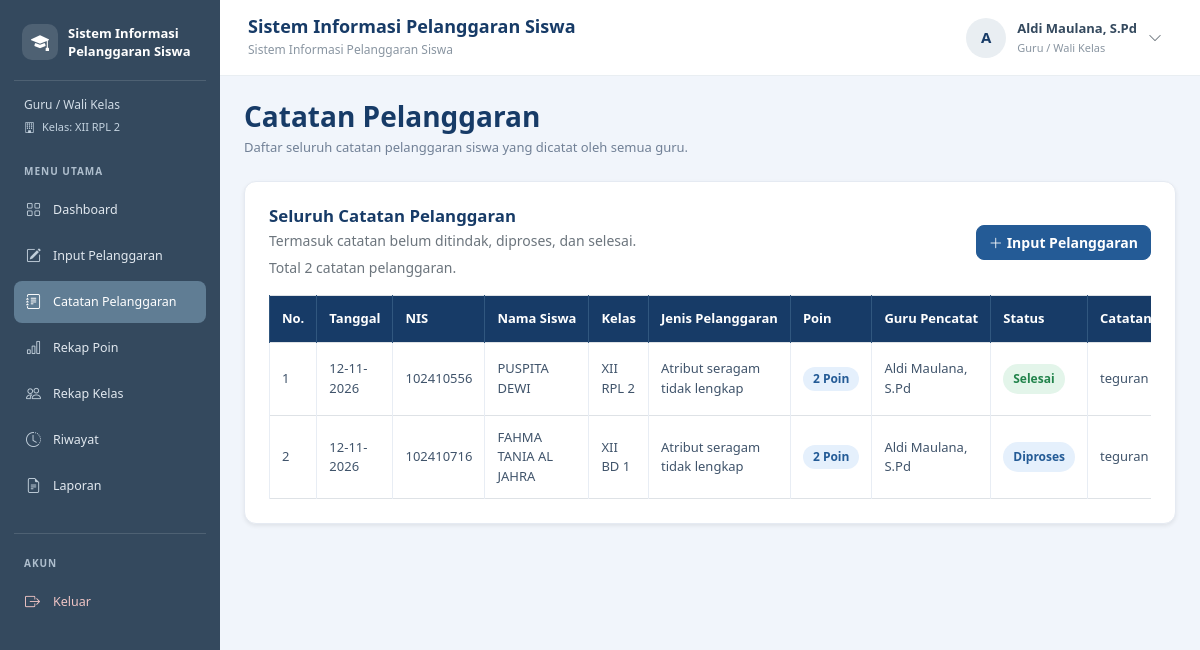
Page /catatan_pelanggaran.php (signed in) on the committed database.
### tables this page shows
CREATE TABLE `t_wali_kelas` (
  `id` int(11) NOT NULL,
  `tahun_ajaran_id` int(11) NOT NULL,
  `kelas_id` int(11) NOT NULL,
  `guru_id` int(11) NOT NULL,
  `tanggal_mulai` date NOT NULL,
  `tanggal_selesai` date NOT NULL,
  `status_aktif` tinyint(1) NOT NULL,
  `created_at` timestamp NOT NULL DEFAULT current_timestamp(),
  `updated_at` timestamp NOT NULL DEFAULT current_timestamp()
);

CREATE TABLE `t_kelas` (
  `id` int(11) NOT NULL,
  `nama` varchar(100) NOT NULL,
  `tingkat` varchar(20) NOT NULL,
  `jurusan` varchar(100) NOT NULL,
  `status_aktif` tinyint(1) NOT NULL,
  `created_at` timestamp NULL DEFAULT current_timestamp(),
  `updated_at` timestamp NULL DEFAULT current_timestamp()
);

CREATE TABLE `t_pelanggaran_siswa` (
  `id` int(11) NOT NULL,
  `tahun_ajaran_id` int(11) NOT NULL,
  `siswa_id` int(11) NOT NULL,
  `nama_siswa` varchar(150) NOT NULL,
  `kelas_id` int(11) NOT NULL,
  `nama_kelas` varchar(100) NOT NULL,
  `pelanggaran_id` int(11) NOT NULL,
  `nama_pelanggaran` varchar(150) NOT NULL,
  `pelanggaran_kategori_id` int(11) NOT NULL,
  `guru_id` int(11) NOT NULL,
  `nama_guru` varchar(150) NOT NULL,
  `tanggal` date NOT NULL,
  `keterangan` text NOT NULL,
  `poin` int(11) NOT NULL,
  `tindakan` text NOT NULL,
  `status` varchar(30) NOT NULL,
  `created_at` timestamp NOT NULL DEFAULT current_timestamp(),
  `updated_at` timestamp NOT NULL DEFAULT current_timestamp()
);

CREATE TABLE `t_siswa` (
  `id` int(11) NOT NULL,
  `nis` varchar(30) NOT NULL,
  `nisn` varchar(20) NOT NULL,
  `nama` varchar(150) NOT NULL,
  `jenis_kelamin` char(1) NOT NULL,
  `tanggal_lahir` date NOT NULL,
  `alamat` text NOT NULL,
  `status_aktif` tinyint(1) NOT NULL,
  `created_at` timestamp NOT NULL DEFAULT current_timestamp(),
  `updated_at` timestamp NOT NULL DEFAULT current_timestamp()
);

### includes/cek_wali_kelas.php (called while the page is built, shortened)
<?php
$role = strtolower(trim($_SESSION['role'] ?? ''));
if (isset($koneksi) && $role === 'guru') {
    $idUser = (int)($_SESSION['id'] ?? 0);
    $queryWali = "
        SELECT
            w.kelas_id,
            w.tahun_ajaran_id,
            k.nama AS nama_kelas
        FROM t_guru g
        JOIN t_wali_kelas w
            ON w.guru_id = g.id
        JOIN t_kelas k
            ON k.id = w.kelas_id
        JOIN t_tahun_ajaran ta
            ON ta.id = w.tahun_ajaran_id
        WHERE g.user_id = ?
            AND g.status_aktif = 1
            AND w.status_aktif = 1
            AND k.status_aktif = 1
            AND ta.status_aktif = 1
        ORDER BY w.id DESC
        LIMIT 1
    ";
    $stmtWali = mysqli_prepare($koneksi, $queryWali);
    if ($stmtWali) {
        mysqli_stmt_bind_param($stmtWali, "i", $idUser);
        mysqli_stmt_execute($stmtWali);
        $hasilWali = mysqli_stmt_get_result($stmtWali);
        if ($dataWali = mysqli_fetch_assoc($hasilWali)) {
            $isWaliKelas = true;
            $namaKelasWali = $dataWali['nama_kelas'];
        }
    }
}

### catatan_pelanggaran.php (the view, shortened to what this page needs)
<?php
include "config/koneksi.php";
$menuAktif = "catatan_pelanggaran";
function e($nilai) {
    return htmlspecialchars((string)($nilai ?? ''), ENT_QUOTES, 'UTF-8');
}
$queryTerbaru = mysqli_query($koneksi, "
    SELECT
        ps.id, ps.guru_id, ps.nama_siswa, s.nis,
        ps.nama_kelas, ps.nama_pelanggaran, ps.tanggal,
        ps.keterangan, ps.poin, ps.nama_guru,
        ps.tindakan, ps.status
    FROM t_pelanggaran_siswa ps
    LEFT JOIN t_siswa s ON ps.siswa_id = s.id
    ORDER BY ps.tanggal DESC, ps.id DESC
");
$daftarTerbaru = [];
while ($data = mysqli_fetch_assoc($queryTerbaru)) {
    $daftarTerbaru[] = $data;
}
$totalData = count($daftarTerbaru);
?>
<!DOCTYPE html>
<html lang="id">
<head>
<link href="https://cdn.jsdelivr.net/npm/bootstrap@5.3.3/dist/css/bootstrap.min.css" rel="stylesheet">
<link href="https://cdn.jsdelivr.net/npm/bootstrap-icons@1.11.3/font/bootstrap-icons.min.css" rel="stylesheet">
</head>
<body>
<?php include "includes/sidebar.php"; ?>
<?php include "includes/navbar.php"; ?>
<main class="konten-utama">
    <div class="mb-4">
        <h3 class="judul-halaman mb-1">Catatan Pelanggaran</h3>
        <p class="deskripsi-halaman mb-0">Daftar seluruh catatan pelanggaran siswa yang dicatat oleh semua guru.</p>
    </div>
    <div class="card kartu shadow-sm">
        <div class="card-body">
            <div class="d-flex justify-content-between align-items-center flex-wrap gap-2 mb-3">
                <div>
                    <h5 class="judul-bagian mb-1">Seluruh Catatan Pelanggaran</h5>
                    <p class="text-secondary small mb-1">Termasuk catatan belum ditindak, diproses, dan selesai.</p>
                    <span class="text-secondary small">Total <?= $totalData ?> catatan pelanggaran.</span>
                </div>
                <a href="input_pelanggaran.php" class="btn btn-primary">
                    <i class="bi bi-plus-lg me-1"></i>Input Pelanggaran
                </a>
            </div>
            <div class="table-responsive">
                <table class="table table-bordered table-hover align-middle">
                    <thead>
                        <tr>
                            <th>No.</th>
                            <th>Tanggal</th>
                            <th>NIS</th>
                            <th>Nama Siswa</th>
                            <th>Kelas</th>
                            <th>Jenis Pelanggaran</th>
                            <th>Poin</th>
                            <th>Guru Pencatat</th>
                            <th>Status</th>
                            <th>Catatan Tindakan</th>
                        </tr>
                    </thead>
                    <tbody>
                    <?php if ($totalData > 0): ?>
                        <?php $no = 1; ?>
                        <?php foreach ($daftarTerbaru as $data): ?>
                            <?php
                            $statusAsli = trim($data['status'] ?? '');
                            if (in_array($statusAsli, ['Belum Ditindak', 'Belum ditindak', 'Belum ditangani'], true)) {
                                $statusTampil = 'Belum Ditindak';
                                $kelasStatus = 'status-belum';
                            } elseif (in_array($statusAsli, ['Diproses', 'Proses', 'Sedang diproses'], true)) {
                                $statusTampil = 'Diproses';
                                $kelasStatus = 'status-proses';
                            } elseif ($statusAsli === 'Selesai') {
                                $statusTampil = 'Selesai';
                                $kelasStatus = 'status-selesai';
                            } else {
                                $statusTampil = $statusAsli ?: '-';
                                $kelasStatus = 'status-belum';
                            }
                            $tanggalTampil = (!empty($data['tanggal']) && strtotime($data['tanggal']))
                                ? date('d-m-Y', strtotime($data['tanggal'])) : '-';
                            ?>
                            <tr>
                                <td><?= $no++ ?></td>
                                <td><?= e($tanggalTampil) ?></td>
                                <td><?= e($data['nis'] ?? '-') ?></td>
                                <td><?= e($data['nama_siswa']) ?></td>
                                <td><?= e($data['nama_kelas']) ?></td>
                                <td><?= e($data['nama_pelanggaran']) ?></td>
                                <td><span class="badge badge-poin"><?= (int)$data['poin'] ?> Poin</span></td>
                                <td><?= e($data['nama_guru']) ?></td>
                                <td><span class="badge-status <?= e($kelasStatus) ?>"><?= e($statusTampil) ?></span></td>
                                <td><?= e($data['tindakan'] ?: 'Belum ada tindakan') ?></td>
                            </tr>
                        <?php endforeach; ?>
                    <?php else: ?>
                        <tr>
                            <td colspan="11" class="text-center text-secondary py-4">Belum ada catatan pelanggaran siswa.</td>
                        </tr>
                    <?php endif; ?>
                    </tbody>
                </table>
            </div>
        </div>
    </div>
</main>
</body>
</html>

### includes/sidebar.php (shortened to what this page needs)
<?php
require_once __DIR__ . '/cek_wali_kelas.php';
$menuAktif = $menuAktif ?? '';
$menuAdmin = [
    ["Dashboard", "dashboard.php", "dashboard", "bi-grid"],
    ["Kelola Guru", "data_guru.php", "guru", "bi-person-badge"],
    ["Kelola Siswa", "siswa.php", "siswa", "bi-people"],
    ["Kelola Kelas", "kelas.php", "kelas", "bi-building"],
    ["Kelola Tahun Ajaran", "tahun_ajaran.php", "tahun_ajaran", "bi-calendar3"],
    ["Penempatan Siswa", "penempatan_siswa.php", "penempatan", "bi-diagram-3"],
    ["Kelola Wali Kelas", "wali_kelas.php", "wali_kelas", "bi-person-workspace"],
    ["Kategori Pelanggaran", "kategori_pelanggaran.php", "kategori", "bi-tags"],
    ["Jenis Pelanggaran", "jenis_pelanggaran.php", "jenis", "bi-list-check"],
    ["Rekap Poin", "rekap_poin.php", "rekap_poin", "bi-bar-chart"],
    ["About Me", "about.php", "about", "bi-info-circle"],
    ["Laporan", "laporan.php", "laporan", "bi-file-earmark-text"]
];
$menuGuru = [
    ["Dashboard", "dashboard.php", "dashboard", "bi-grid"],
    ["Input Pelanggaran", "input_pelanggaran.php", "input_pelanggaran", "bi-pencil-square"],
    ["Catatan Pelanggaran", "catatan_pelanggaran.php", "catatan_pelanggaran", "bi-journal-text"],
    ["Rekap Poin", "rekap_poin.php", "rekap_poin", "bi-bar-chart"],
    ["Riwayat", "riwayat.php", "riwayat", "bi-clock-history"]
];
$menuWaliKelas = [
    ["Dashboard", "dashboard.php", "dashboard", "bi-grid"],
    ["Input Pelanggaran", "input_pelanggaran.php", "input_pelanggaran", "bi-pencil-square"],
    ["Catatan Pelanggaran", "catatan_pelanggaran.php", "catatan_pelanggaran", "bi-journal-text"],
    ["Rekap Poin", "rekap_poin.php", "rekap_poin", "bi-bar-chart"],
    ["Rekap Kelas", "rekap_kelas.php", "rekap_kelas", "bi-people"],
    ["Riwayat", "riwayat.php", "riwayat", "bi-clock-history"],
    ["Laporan", "laporan.php", "laporan", "bi-file-earmark-text"]
];
if ($role === 'admin') {
    $daftarMenu = $menuAdmin;
    $labelRole = 'Administrator';
} elseif ($role === 'guru' && $isWaliKelas) {
    $daftarMenu = $menuWaliKelas;
    $labelRole = 'Guru / Wali Kelas';
} elseif ($role === 'guru') {
    $daftarMenu = $menuGuru;
    $labelRole = 'Guru';
} else {
    $daftarMenu = [];
    $labelRole = 'Pengguna';
}
?>
<link rel="stylesheet"
href="https://cdn.jsdelivr.net/npm/bootstrap-icons@1.11.3/font/bootstrap-icons.min.css">
<div class="sidebar-ukk">
    <div class="brand-sidebar">
        <div class="brand-icon">
            <i class="bi bi-mortarboard-fill"></i>
        </div>
        <p class="brand-title">
            Sistem Informasi<br>
            Pelanggaran Siswa
        </p>
    </div>
    <div class="role-label">
        <?= htmlspecialchars($labelRole, ENT_QUOTES, 'UTF-8'); ?>
    </div>
    <?php if ($role === 'guru' && $isWaliKelas): ?>
        <div class="kelas-label">
            <i class="bi bi-building me-1"></i>
            Kelas: <?= htmlspecialchars($namaKelasWali, ENT_QUOTES, 'UTF-8'); ?>
        </div>
    <?php endif; ?>
    <div class="menu-label">Menu Utama</div>
    <ul class="sidebar-menu nav nav-pills">
        <?php foreach ($daftarMenu as $menu): ?>
            <li class="nav-item">
                <a
                    href="<?= htmlspecialchars($menu[1], ENT_QUOTES, 'UTF-8'); ?>"
                    class="nav-link <?= $menuAktif === $menu[2] ? 'active' : ''; ?>"
                >
                    <i class="bi <?= htmlspecialchars($menu[3], ENT_QUOTES, 'UTF-8'); ?>"></i>
                    <span><?= htmlspecialchars($menu[0], ENT_QUOTES, 'UTF-8'); ?></span>
                </a>
            </li>
        <?php endforeach; ?>
    </ul>
    <div class="sidebar-bottom">
        <div class="menu-label">Akun</div>
        <a
            href="logout.php"
            class="nav-link logout"
            onclick="return confirm('Apakah Anda yakin ingin keluar?')"
        >
            <i class="bi bi-box-arrow-right"></i>
            <span>Keluar</span>
        </a>
    </div>
</div>

### catatan_pelanggaran.php (style rules this page uses)
body { margin: 0; background: #F1F5FB; color: #26374A; }
.konten-utama { margin-left: 220px !important; width: calc(100% - 220px) !important; min-height: 100vh; padding: 100px 24px 30px; box-sizing: border-box; }
.konten-utama, .konten-utama * { box-sizing: border-box; }
.judul-halaman { color: #173B67; font-weight: 700; }
.deskripsi-halaman { color: #718096; font-size: 13px; }
.kartu { background: #fff; border: 1px solid #E5EAF2; border-radius: 12px; box-shadow: 0 3px 12px rgba(23,59,103,.06); }
.kartu .card-body { padding: 24px; }
.judul-bagian { color: #173B67; font-size: 1.05rem; font-weight: 700; }
.btn { border-radius: 8px; font-size: 14px; font-weight: 600; }
.btn-primary { background: #245B96; border: 1px solid #245B96; color: #fff; }
.table { margin-bottom: 0; font-size: 13px; color: #40546B; vertical-align: middle; }
.table thead th { background: #173B67; color: #fff; font-weight: 600; padding: 13px 12px; border-color: #31577F; white-space: nowrap; }
.table tbody td { padding: 12px; color: #40546B; border-color: #E8EDF4; }
.badge-status { display: inline-block; padding: 6px 10px; border-radius: 20px; font-size: 12px; font-weight: 600; }
.status-proses { background: #E5F0FC; color: #245B96; }
.status-selesai { background: #E3F5EA; color: #21834B; }
.badge-poin { background: #E5F0FC; color: #245B96; padding: 6px 10px; border-radius: 20px; font-size: 12px; font-weight: 600; }

### rows in the picture
t_wali_kelas: kelas.nama "XII RPL 2"
t_pelanggaran_siswa: tanggal "12-11-2026", siswa.nis "102410556", nama_siswa "PUSPITA DEWI", nama_kelas "XII RPL 2", nama_pelanggaran "Atribut seragam tidak lengkap", poin "2", nama_guru "Aldi Maulana, S.Pd", status "Selesai", tindakan "teguran…"
t_pelanggaran_siswa: tanggal "12-11-2026", siswa.nis "102410716", nama_siswa "FAHMA TANIA AL JAHRA", nama_kelas "XII BD 1", nama_pelanggaran "Atribut seragam tidak lengkap", poin "2", nama_guru "Aldi Maulana, S.Pd", status "Diproses", tindakan "teguran…"

### other values in the picture
$labelRole "Guru / Wali Kelas"
$menu[0] "Dashboard"
$menu[0] "Input Pelanggaran"
$menu[0] "Catatan Pelanggaran"
$menu[0] "Rekap Poin"
$menu[0] "Rekap Kelas"
$menu[0] "Riwayat"
$menu[0] "Laporan"
$judulNavbar "Sistem Informasi Pelanggaran Siswa"
$inisial "A"
$namaPengguna "Aldi Maulana, S.Pd"
$labelRoleNavbar "Guru / Wali Kelas"
$totalData "2"
